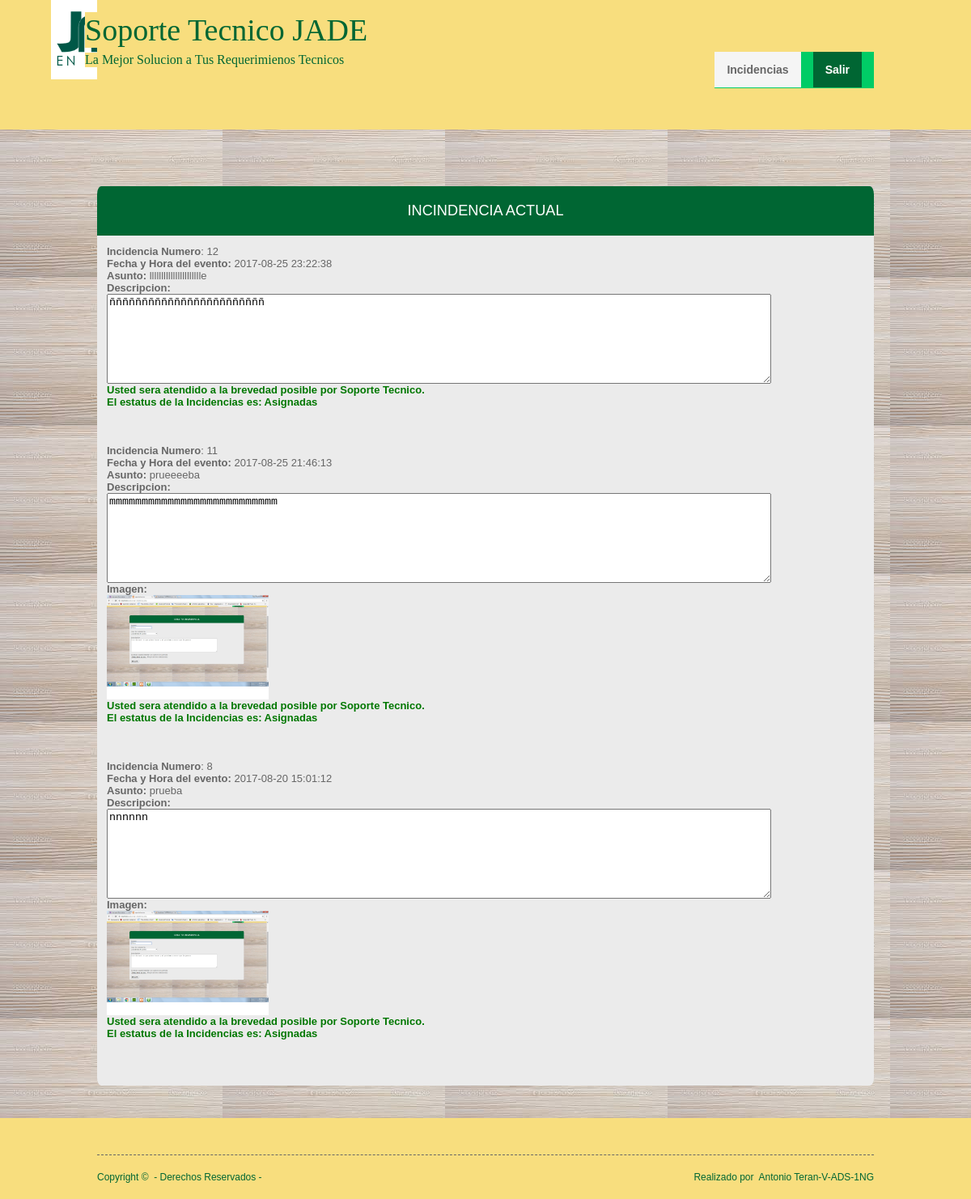
Screenshot of /incidencias_actuales.php (signed in) with the database file from the repository.
### tables this page shows
CREATE TABLE `incidencias` (
  `num_inc` int(8) NOT NULL,
  `fecha` datetime NOT NULL,
  `asunto` varchar(50) NOT NULL,
  `tipo_incidencia` varchar(50) NOT NULL,
  `descripcion` varchar(700) NOT NULL,
  `imagen` varchar(200) DEFAULT NULL,
  `estatus` varchar(50) NOT NULL,
  `nombre_usuario` varchar(50) DEFAULT NULL
);

### incidencias_actuales.php (the view, shortened to what this page needs)
<!DOCTYPE html PUBLIC "-//W3C//DTD XHTML 1.0 Transitional//EN" "http://www.w3.org/TR/xhtml1/DTD/xhtml1-transitional.dtd">
<html xmlns="http://www.w3.org/1999/xhtml">
<head>
<link rel="stylesheet" href="layout/styles/layout.css" type="text/css" />
</head>
<body id="top">
<div class="wrapper col1">
  <div style="position:absolute; top:-12px; left:63px" >
  </div>
  <div id="head">
    <h1><a href="" style="left: -15px; top: 15px">Soporte Tecnico JADE</a></h1>
    <p class="auto-style1" style="left: -15px; top: 65px">La Mejor Solucion a Tus Requerimienos Tecnicos </p>
    <div id="topnav">
      <ul>
          <li><a class="active" href="#">Incidencias</a>
        </li>
          <li><a  href="index.html">Salir</a></li>
      </ul>
    </div>
  </div>
</div>
     <div class="wrapper col2"  >
  <div id="gallery">
    <ul>
        </br></br><h2 class="login-header">Incindencia Actual</h2>
        <div class="login-container">
     <?php
$link=mysql_connect("localhost", "root","")or die("no se encuentra el servidor");;
$username= $_SESSION['variable'];
$consulta= "SELECT *FROM incidencias WHERE nombre_usuario='$username' and estatus!='Finalizada' order by num_inc  desc" ;
$resultado= mysql_query($consulta, $link);
$existe_usuario= mysql_num_rows($resultado);
if($existe_usuario<1){
	echo"Usted no tiene Insidencias actualmente";
	}
	else{
		while($registro= mysql_fetch_assoc($resultado)) {
		 $numero_incidencia=$registro['num_inc'];
		 $descripcion=$registro['descripcion'];
		 $asunto=$registro['asunto'];
		 $fecha=$registro['fecha'];
		 $imagen=$registro['imagen'];
		 $estatus=$registro['estatus'];
		 $codigoHtml3='
			<textarea readonly="readonly" name="descripcion" rows="7" cols="100">'.$descripcion.'
    </textarea>
		 ';
		 echo" <strong>Incidencia Numero</strong>: $numero_incidencia ";
		 echo"<strong>Fecha y Hora del evento:</strong> $fecha";
	  	 echo"<strong>Asunto:</strong> $asunto";
	   	 echo"<strong>Descripcion:</br>$codigoHtml3</strong> ";
	   	 if  ($imagen!="fotos/"){
		    echo"<strong>Imagen:</br></strong><img src=\"$imagen\" width=\"200\" heigth=\"200\"> </br>";
		   }
	   echo"<div style=\"color:#070\" ><strong>Usted sera atendido a la brevedad posible  por Soporte Tecnico.</strong></br> ";
	    echo"<strong>El estatus de la Incidencias es: $estatus</strong></div> ";
	       }
		}
     ?>
          </ul>
  </div>
</div>
  <div class="wrapper col5">
  <div id="footer">
      <div id="copyright">
      <p class="fl_left">Copyright &copy;&nbsp; - Derechos Reservados - </p>
      <p class="fl_right">Realizado por&nbsp; Antonio Teran-V-ADS-1NG</p>
      <br class="clear" />
    </div>
  </div>
</div>
</body>
</html>

### layout/styles/layout.css (style rules this page uses)
html { overflow-y:scroll; }
body { margin:0; padding:0; font-size:13px; font-family:verdana, Arial, Helvetica, sans-serif; color:#FFFFFF; background-color:#4F473A; }
a { outline:none; text-decoration:none; }
.fl_left, .imgl { float:left; }
.fl_right, .imgr { float:right; }
img { margin:0; padding:0; border:0; }
div.wrapper { display:block; width:100%; margin:0; text-align:left; height:100%; }
.col1 { color:#FFFFFF; background-color:#F8DE7E; }
.col2 { color:#666666; background-image:url(../../images/demo/fondo1.jpg); }
.col5 { color:#063; background-color:#F8DE7E; }
#head, #gallery, #breadcrumb, #container, #footer { display:block; position:relative; width:960px; margin:0 auto; }
#head { height:160px; z-index:1000;background-color:#F8DE7E }
#head h1, #head p, #head ul, #head a { margin:0; padding:0; list-style:none; line-height:normal; }
#head h1 a { position:absolute; top:20px; left:0; font-size:38px; font-weight:normal; color:#063; background-color:#F8DE7E; font-family:Georgia, "Times New Roman", Times, serif; }
#head p { display:block; position:absolute; top:65px; left:0; color:#063; background-color:#F8DE7E; font-size:16px; font-family:Georgia, "Times New Roman", Times, serif; }
#footer { padding:20px 0; }
#copyright { display:block; float:left; width:100%; margin:25px 0 0 0; padding:20px 0 0 0; font-size:12px; border-top:1px dashed #666666; }
#copyright p { margin:0; padding:0; }
.login-header, .login p { margin-top: 0; margin-bottom: 0; border-top-right-radius:5px 10px ; border-top-left-radius:5px 10px ; -webkit-border-top-right-radius:5px 10px; -webkit-border-top-left-radius:5px 10px; -moz-border-top-right-radius:5px 10px; -moz-border-top-left-radius:5px 10px; }
.login-header { border-radius 10px 10px; border-bottom-right-radius; border-bottom-left-radius; -webkit-border-bottom-right-radius; -webkit-border-bottom-left-radius; -moz-border-bottom-right-radius; -moz-border-bottom-left-radius; background: #063; padding: 20px; font-size: 1.4em; font-weight: normal; text-align: center; text-transform: uppercase; color: #fff; }
.login-container { border-bottom-right-radius:5px 10px; border-bottom-left-radius:5px 10px; -webkit-border-bottom-right-radius:5px 10px; -webkit-border-bottom-left-radius:5px 10px; -moz-border-bottom-right-radius:5px 10px; -moz-border-bottom-left-radius:5px 10px; background: #ebebeb; padding: 12px; }

### layout/styles/homepage.css (style rules this page uses)
#gallery { padding:40px 0; }
#gallery h1, #gallery p, #gallery ul, #gallery a { margin:0; padding:0; list-style:none; line-height:normal; }

### layout/styles/navi.css (style rules this page uses)
#topnav { display:block; position:absolute; top:64px; right:0; height:45px; color:#063; background-color:#0C6; font-weight:bold; font-size:14px; font-family:Verdana, Arial, Helvetica, sans-serif; }
#topnav ul { list-style:none; margin:0; padding:0; }
#topnav li { float:left; }
#topnav li a:link, #topnav li a:visited { display:block; margin:0 15px 0 0; padding:14px 15px; color:#FFFFFF; background-color:#063; }
#topnav li a:hover, #topnav li a.active { color:#666666; background-color:#F5F5F5; }

### incidencias_actuales.php (style rules this page uses)
.auto-style1 { margin-bottom: 1; }

### rows the page displays
incidencias: num_inc "12", fecha "2017-08-25 23:22:38", asunto "lllllllllllllllllllllle", descripcion "ññññññññññññññññññññññññ", estatus "Asignadas"
incidencias: num_inc "11", fecha "2017-08-25 21:46:13", asunto "prueeeeba", descripcion "mmmmmmmmmmmmmmmmmmmmmmmmmm", imagen (picture), estatus "Asignadas"
incidencias: num_inc "8", fecha "2017-08-20 15:01:12", asunto "prueba", descripcion "nnnnnn", imagen (picture), estatus "Asignadas"
